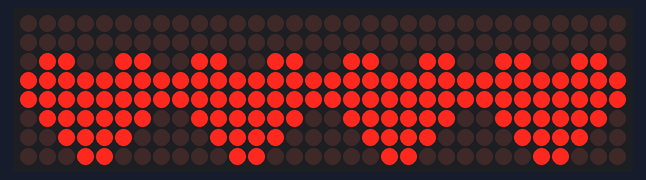
A sketch run on a simulated Arduino Uno, built with avr-gcc and run on an emulated ATmega328P. On the bench: 32×8 LED matrix. Wiring (inferred from the names in the program): 4 × MAX7219 LED driver (orientation assumed): data pin 2; clock pin 4; CS pin 3.

Above: at 0.1 s.
At 0.6 s:
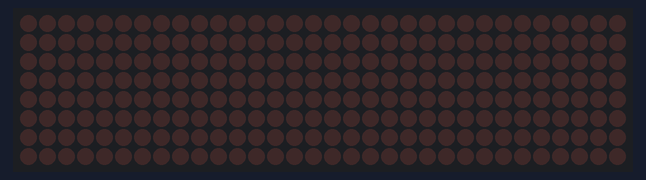
At 1.1 s:
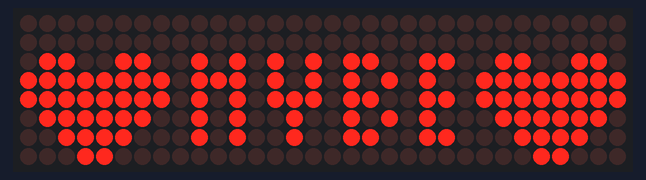
At 2.1 s:
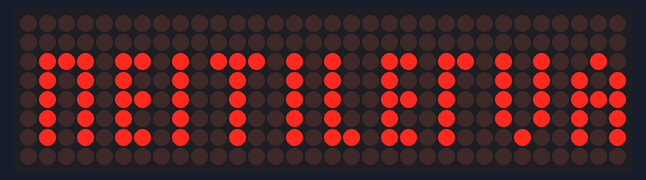
At 3.78 s:
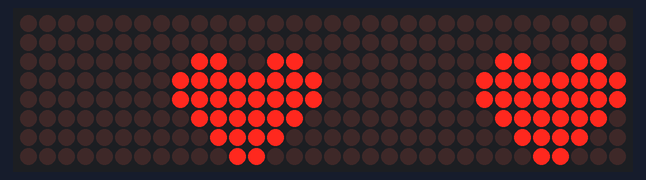

The sketch:

valentine.ino
```cpp
/* code for max 7219 from maxim,
reduced and optimised for using more than one 7219 in a row,
______________________________________

 Code History:
 --------------

The original code was written for the Wiring board by:
 * Nicholas Zambetti and Dave Mellis /Interaction Design Institute Ivrea /Dec 2004
 * http://www.potemkin.org/uploads/Wiring/MAX7219.txt

First modification by:
 * Marcus Hannerstig/  K3, malmÃ¶ hÃ¶gskola /2006
 * http://www.xlab.se | http://arduino.berlios.de

 * tomek ness /FH-Potsdam / Feb 2007
 * http://design.fh-potsdam.de/

This version is by:
 * Jaycar Electronics / Feb 2019

 * @acknowledgements: eric f.

-----------------------------------

General notes:

-if you are only using one max7219, then use the function maxSingle to control
 the little guy ---maxSingle(register (1-8), collum (0-255))

-if you are using more than one max7219, and they all should work the same,
then use the function maxAll ---maxAll(register (1-8), collum (0-255))

-if you are using more than one max7219 and just want to change something
at one little guy, then use the function maxOne
---maxOne(Max you want to control (1== the first one), register (1-8),
column (0-255))

During initiation, be sure to send every part to every max7219 and then
upload it.
For example, if you have five max7219's, you have to send the scanLimit 5 times
before you load it-- otherwise not every max7219 will get the data. the
function maxInUse keeps track of this, just tell it how many max7219 you are
using.
*/

int dataIn = 2;
int load = 3;
int clock = 4;

int maxInUse = 4;    //change this variable to set how many MAX7219's you'll use

int e = 0;           // just a variable

int n=0;
// define max7219 registers
byte max7219_reg_noop        = 0x00;
byte max7219_reg_digit0      = 0x01;
byte max7219_reg_digit1      = 0x02;
byte max7219_reg_digit2      = 0x03;
byte max7219_reg_digit3      = 0x04;
byte max7219_reg_digit4      = 0x05;
byte max7219_reg_digit5      = 0x06;
byte max7219_reg_digit6      = 0x07;
byte max7219_reg_digit7      = 0x08;
byte max7219_reg_decodeMode  = 0x09;
byte max7219_reg_intensity   = 0x0a;
byte max7219_reg_scanLimit   = 0x0b;
byte max7219_reg_shutdown    = 0x0c;
byte max7219_reg_displayTest = 0x0f;

void putByte(byte data) {
  byte i = 8;
  byte mask;
  while(i > 0) {
    mask = 0x01 << (i - 1);      // get bitmask
    digitalWrite( clock, LOW);   // tick
    if (data & mask){            // choose bit
      digitalWrite(dataIn, HIGH);// send 1
    }else{
      digitalWrite(dataIn, LOW); // send 0
    }
    digitalWrite(clock, HIGH);   // tock
    --i;                         // move to lesser bit
  }
}

void maxSingle( byte reg, byte col) {
//maxSingle is the "easy"  function to use for a single max7219

  digitalWrite(load, LOW);       // begin
  putByte(reg);                  // specify register
  putByte(col);//((data & 0x01) * 256) + data >> 1); // put data
  digitalWrite(load, LOW);       // and load da stuff
  digitalWrite(load,HIGH);
}

void maxAll (byte reg, byte col) {    // initialize  all  MAX7219's in the system
  int c = 0;
  digitalWrite(load, LOW);  // begin
  for ( c =1; c<= maxInUse; c++) {
  putByte(reg);  // specify register
  putByte(col);//((data & 0x01) * 256) + data >> 1); // put data
    }
  digitalWrite(load, LOW);
  digitalWrite(load,HIGH);
}

void maxOne(byte maxNr, byte reg, byte col) {
//maxOne is for addressing different MAX7219's,
//while having a couple of them cascaded

  int c = 0;
  digitalWrite(load, LOW);  // begin

  for ( c = maxInUse; c > maxNr; c--) {
    putByte(0);    // means no operation
    putByte(0);    // means no operation
  }

  putByte(reg);  // specify register
  putByte(col);//((data & 0x01) * 256) + data >> 1); // put data

  for ( c =maxNr-1; c >= 1; c--) {
    putByte(0);    // means no operation
    putByte(0);    // means no operation
  }

  digitalWrite(load, LOW); // and load da stuff
  digitalWrite(load,HIGH);
}


void setup () {

  pinMode(dataIn, OUTPUT);
  pinMode(clock,  OUTPUT);
  pinMode(load,   OUTPUT);

  digitalWrite(13, HIGH);

//initiation of the max 7219
  maxAll(max7219_reg_scanLimit, 0x07);
  maxAll(max7219_reg_decodeMode, 0x00);  // using an led matrix (not digits)
  maxAll(max7219_reg_shutdown, 0x01);    // not in shutdown mode
  maxAll(max7219_reg_displayTest, 0x00); // no display test
   for (e=1; e<=8; e++) {    // empty registers, turn all LEDs off
    maxAll(e,0);
  }
  maxAll(max7219_reg_intensity, 0x0f & 0x0f);    // the first 0x0f is the value you can set
                                                  // range: 0x00 to 0x0f
}

void loop () {

  // Slide 1

  maxAll(1,24);          // ---@@---
  maxAll(2,60);          // --@@@@--
  maxAll(3,124);         // -@@@@@--
  maxAll(4,248);         // @@@@@---
  maxAll(5,248);         // @@@@@---
  maxAll(6,124);         // -@@@@@--
  maxAll(7,60);          // --@@@@--
  maxAll(8,24);          // ---@@---
  delay(500);
  maxAll(1,0);           // --------
  maxAll(2,0);           // --------
  maxAll(3,0);           // --------
  maxAll(4,0);           // --------
  maxAll(5,0);           // --------
  maxAll(6,0);           // --------
  maxAll(7,0);           // --------
  maxAll(8,0);           // --------
  delay(500);

  // Slide 2

  maxOne(1,1,24);          // ---@@---
  maxOne(1,2,60);          // --@@@@--
  maxOne(1,3,124);         // -@@@@@--
  maxOne(1,4,248);         // @@@@@---
  maxOne(1,5,248);         // @@@@@---
  maxOne(1,6,124);         // -@@@@@--
  maxOne(1,7,60);          // --@@@@--
  maxOne(1,8,24);          // ---@@---

  maxOne(2,1,0);           // --------
  maxOne(2,2,124);         // -@@@@@--
  maxOne(2,3,84);          // -@-@-@--
  maxOne(2,4,40);          // --@-@---
  maxOne(2,5,0);           // --------
  maxOne(2,6,124);         // -@@@@@--
  maxOne(2,7,84);          // -@-@-@--
  maxOne(2,8,0);           // --------

  maxOne(3,1,0);           // --------
  maxOne(3,2,124);         // -@@@@@--
  maxOne(3,3,8);           // ----@---
  maxOne(3,4,124);         // -@@@@@--
  maxOne(3,5,0);           // --------
  maxOne(3,6,28);          // ---@@@--
  maxOne(3,7,112);         // -@@@----
  maxOne(3,8,28);          // ---@@@--

  maxOne(4,1,24);          // ---@@---
  maxOne(4,2,60);          // --@@@@--
  maxOne(4,3,124);         // -@@@@@--
  maxOne(4,4,248);         // @@@@@---
  maxOne(4,5,248);         // @@@@@---
  maxOne(4,6,124);         // -@@@@@--
  maxOne(4,7,60);          // --@@@@--
  maxOne(4,8,24);          // ---@@---
  delay(1000);

  // Slide 3

  maxOne(1,1,0);           // --------
  maxOne(1,2,60);          // --@@@@--
  maxOne(1,3,64);          // -@------
  maxOne(1,4,60);          // --@@@@--
  maxOne(1,5,0);           // --------
  maxOne(1,6,120);         // -@@@@---
  maxOne(1,7,20);          // ---@-@--
  maxOne(1,8,120);         // -@@@@---

  maxOne(2,1,124);         // -@@@@@--
  maxOne(2,2,64);          // -@------
  maxOne(2,3,0);           // --------
  maxOne(2,4,124);         // -@@@@@--
  maxOne(2,5,84);          // -@-@-@--
  maxOne(2,6,0);           // --------
  maxOne(2,7,124);         // -@@@@@--
  maxOne(2,8,4);           // -----@--

  maxOne(3,1,124);         // -@@@@@--
  maxOne(3,2,0);           // --------
  maxOne(3,3,4);           // -----@--
  maxOne(3,4,124);         // -@@@@@--
  maxOne(3,5,4);           // -----@--
  maxOne(3,6,0);           // --------
  maxOne(3,7,124);         // -@@@@@--
  maxOne(3,8,0);           // --------

  maxOne(4,1,0);           // --------
  maxOne(4,2,124);         // -@@@@@--
  maxOne(4,3,4);           // -----@--
  maxOne(4,4,124);         // -@@@@@--
  maxOne(4,5,0);           // --------
  maxOne(4,6,124);         // -@@@@@--
  maxOne(4,7,84);          // -@-@-@--
  maxOne(4,8,0);           // --------
  delay(1000);

  // Slide 4

  maxOne(1,1,24);          // ---@@---
  maxOne(1,2,60);          // --@@@@--
  maxOne(1,3,124);         // -@@@@@--
  maxOne(1,4,248);         // @@@@@---
  maxOne(1,5,248);         // @@@@@---
  maxOne(1,6,124);         // -@@@@@--
  maxOne(1,7,60);          // --@@@@--
  maxOne(1,8,24);          // ---@@---

  maxOne(2,1,0);           // --------
  maxOne(2,2,0);           // --------
  maxOne(2,3,0);           // --------
  maxOne(2,4,0);           // --------
  maxOne(2,5,0);           // --------
  maxOne(2,6,0);           // --------
  maxOne(2,7,0);           // --------
  maxOne(2,8,0);           // --------

  maxOne(3,1,24);          // ---@@---
  maxOne(3,2,60);          // --@@@@--
  maxOne(3,3,124);         // -@@@@@--
  maxOne(3,4,248);         // @@@@@---
  maxOne(3,5,248);         // @@@@@---
  maxOne(3,6,124);         // -@@@@@--
  maxOne(3,7,60);          // --@@@@--
  maxOne(3,8,24);          // ---@@---

  maxOne(4,1,0);           // --------
  maxOne(4,2,0);           // --------
  maxOne(4,3,0);           // --------
  maxOne(4,4,0);           // --------
  maxOne(4,5,0);           // --------
  maxOne(4,6,0);           // --------
  maxOne(4,7,0);           // --------
  maxOne(4,8,0);           // --------
  delay(250);

  // Slide 5

  maxOne(1,1,0);           // --------
  maxOne(1,2,0);           // --------
  maxOne(1,3,0);           // --------
  maxOne(1,4,0);           // --------
  maxOne(1,5,0);           // --------
  maxOne(1,6,0);           // --------
  maxOne(1,7,0);           // --------
  maxOne(1,8,0);           // --------

  maxOne(2,1,24);          // ---@@---
  maxOne(2,2,60);          // --@@@@--
  maxOne(2,3,124);         // -@@@@@--
  maxOne(2,4,248);         // @@@@@---
  maxOne(2,5,248);         // @@@@@---
  maxOne(2,6,124);         // -@@@@@--
  maxOne(2,7,60);          // --@@@@--
  maxOne(2,8,24);          // ---@@---

  maxOne(3,1,0);           // --------
  maxOne(3,2,0);           // --------
  maxOne(3,3,0);           // --------
  maxOne(3,4,0);           // --------
  maxOne(3,5,0);           // --------
  maxOne(3,6,0);           // --------
  maxOne(3,7,0);           // --------
  maxOne(3,8,0);           // --------

  maxOne(4,1,24);          // ---@@---
  maxOne(4,2,60);          // --@@@@--
  maxOne(4,3,124);         // -@@@@@--
  maxOne(4,4,248);         // @@@@@---
  maxOne(4,5,248);         // @@@@@---
  maxOne(4,6,124);         // -@@@@@--
  maxOne(4,7,60);          // --@@@@--
  maxOne(4,8,24);          // ---@@---
  delay(250);

  // Slide 6

  maxOne(1,1,24);          // ---@@---
  maxOne(1,2,60);          // --@@@@--
  maxOne(1,3,124);         // -@@@@@--
  maxOne(1,4,248);         // @@@@@---
  maxOne(1,5,248);         // @@@@@---
  maxOne(1,6,124);         // -@@@@@--
  maxOne(1,7,60);          // --@@@@--
  maxOne(1,8,24);          // ---@@---

  maxOne(2,1,0);           // --------
  maxOne(2,2,0);           // --------
  maxOne(2,3,0);           // --------
  maxOne(2,4,0);           // --------
  maxOne(2,5,0);           // --------
  maxOne(2,6,0);           // --------
  maxOne(2,7,0);           // --------
  maxOne(2,8,0);           // --------

  maxOne(3,1,24);          // ---@@---
  maxOne(3,2,60);          // --@@@@--
  maxOne(3,3,124);         // -@@@@@--
  maxOne(3,4,248);         // @@@@@---
  maxOne(3,5,248);         // @@@@@---
  maxOne(3,6,124);         // -@@@@@--
  maxOne(3,7,60);          // --@@@@--
  maxOne(3,8,24);          // ---@@---

  maxOne(4,1,0);           // --------
  maxOne(4,2,0);           // --------
  maxOne(4,3,0);           // --------
  maxOne(4,4,0);           // --------
  maxOne(4,5,0);           // --------
  maxOne(4,6,0);           // --------
  maxOne(4,7,0);           // --------
  maxOne(4,8,0);           // --------
  delay(250);

  // Slide 7

  maxOne(1,1,0);           // --------
  maxOne(1,2,0);           // --------
  maxOne(1,3,0);           // --------
  maxOne(1,4,0);           // --------
  maxOne(1,5,0);           // --------
  maxOne(1,6,0);           // --------
  maxOne(1,7,0);           // --------
  maxOne(1,8,0);           // --------

  maxOne(2,1,24);          // ---@@---
  maxOne(2,2,60);          // --@@@@--
  maxOne(2,3,124);         // -@@@@@--
  maxOne(2,4,248);         // @@@@@---
  maxOne(2,5,248);         // @@@@@---
  maxOne(2,6,124);         // -@@@@@--
  maxOne(2,7,60);          // --@@@@--
  maxOne(2,8,24);          // ---@@---

  maxOne(3,1,0);           // --------
  maxOne(3,2,0);           // --------
  maxOne(3,3,0);           // --------
  maxOne(3,4,0);           // --------
  maxOne(3,5,0);           // --------
  maxOne(3,6,0);           // --------
  maxOne(3,7,0);           // --------
  maxOne(3,8,0);           // --------

  maxOne(4,1,24);          // ---@@---
  maxOne(4,2,60);          // --@@@@--
  maxOne(4,3,124);         // -@@@@@--
  maxOne(4,4,248);         // @@@@@---
  maxOne(4,5,248);         // @@@@@---
  maxOne(4,6,124);         // -@@@@@--
  maxOne(4,7,60);          // --@@@@--
  maxOne(4,8,24);          // ---@@---
  delay(250);
}
```

Measured:
- by itself, everything shown: repeats every 4.2 s, in 8 steps
- what the display in image 1 shows lasts 0.5 s, from 0.5 s to 1.0 s
- what the display in image 2 shows lasts 1.1 s, from 1.0 s to 2.1 s
